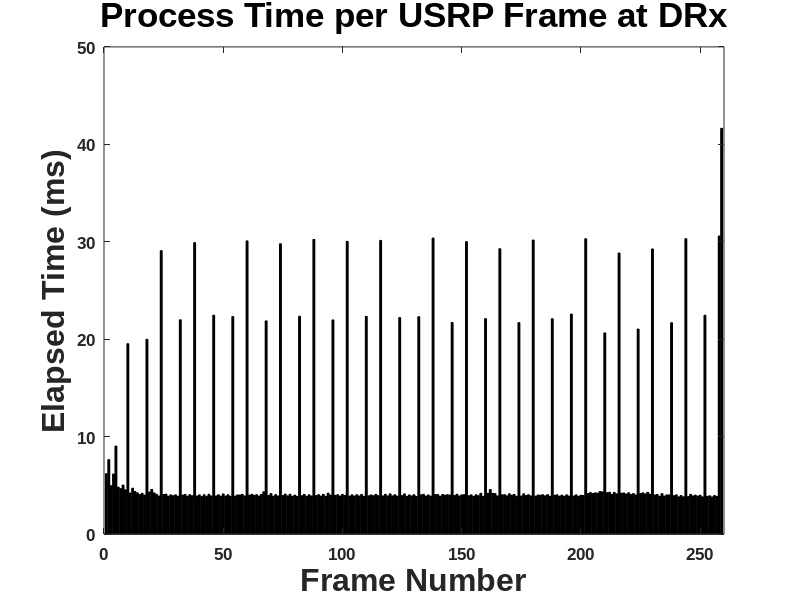
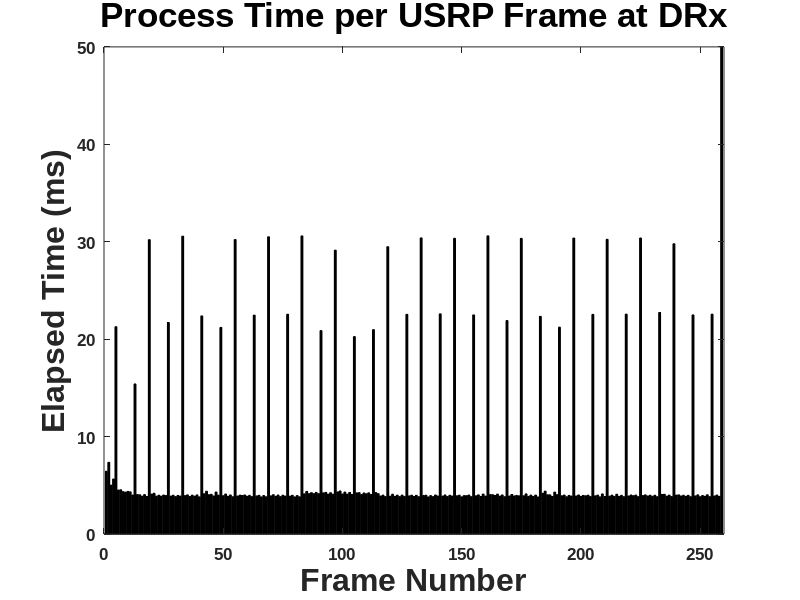
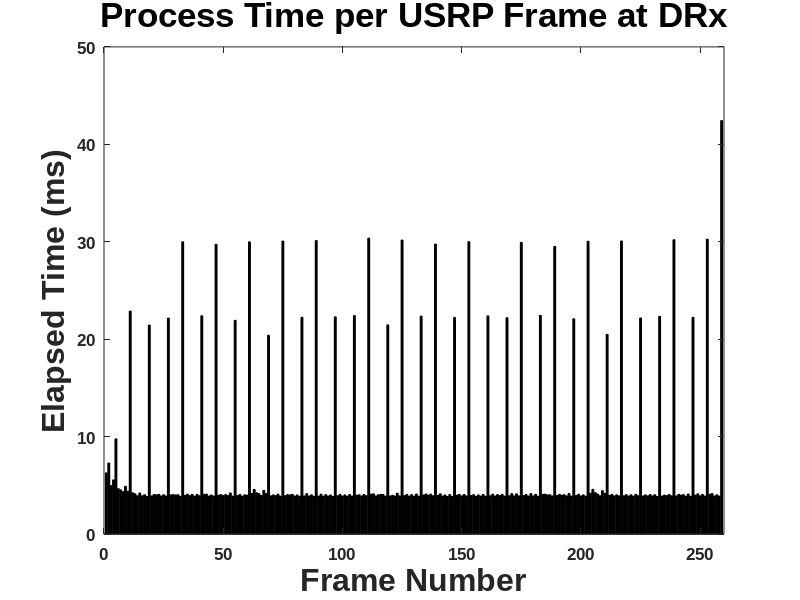
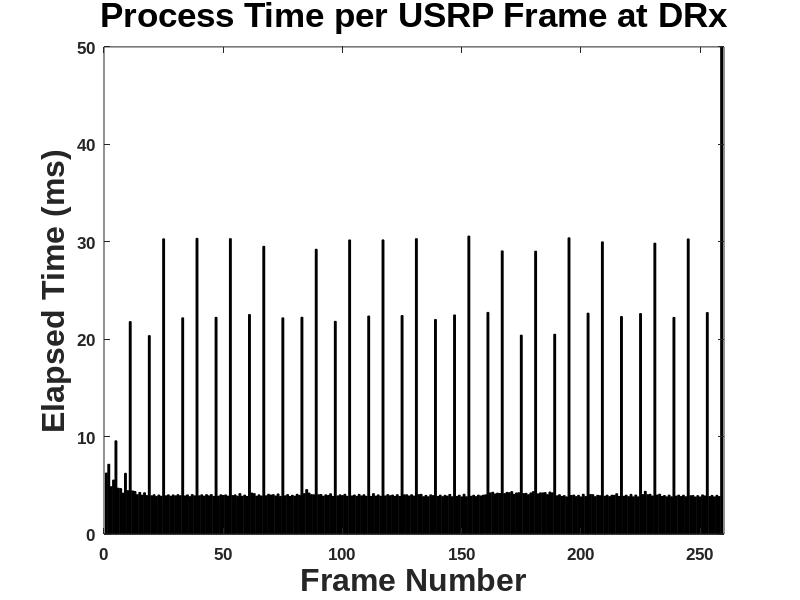

Write the MATLAB code that produced these figures, in order.
load DRx1PacketUSRPFrameTime3.mat
t=t*1000;

figure(1)
bar(diff(t(1964:2223)),'k'); %Starts at 1386; post Preamble Det.
axis([0 260 0 50])
set(gca,'FontSize',12,'FontName','Arial','FontWeight','bold')
xlabel('Frame Number','FontSize',23,'FontName','Arial','FontWeight','bold')
ylabel('Elapsed Time (ms)','FontSize',23,'FontName','Arial','FontWeight','bold')
title('Process Time per USRP Frame at DRx','FontSize',25,'FontName','Arial','FontWeight','bold')

figure(2)
bar(diff(t(3640:3899)),'k'); %Starts at 1386; post Preamble Det.
axis([0 260 0 50])
set(gca,'FontSize',12,'FontName','Arial','FontWeight','bold')
xlabel('Frame Number','FontSize',23,'FontName','Arial','FontWeight','bold')
ylabel('Elapsed Time (ms)','FontSize',23,'FontName','Arial','FontWeight','bold')
title('Process Time per USRP Frame at DRx','FontSize',25,'FontName','Arial','FontWeight','bold')

figure(3)
bar(diff(t(5319:5578)),'k'); %Starts at 1386; post Preamble Det.
axis([0 260 0 50])
set(gca,'FontSize',12,'FontName','Arial','FontWeight','bold')
xlabel('Frame Number','FontSize',23,'FontName','Arial','FontWeight','bold')
ylabel('Elapsed Time (ms)','FontSize',23,'FontName','Arial','FontWeight','bold')
title('Process Time per USRP Frame at DRx','FontSize',25,'FontName','Arial','FontWeight','bold')

figure(4)
bar(diff(t(6998:7257)),'k'); %Starts at 1386; post Preamble Det.
axis([0 260 0 50])
set(gca,'FontSize',12,'FontName','Arial','FontWeight','bold')
xlabel('Frame Number','FontSize',23,'FontName','Arial','FontWeight','bold')
ylabel('Elapsed Time (ms)','FontSize',23,'FontName','Arial','FontWeight','bold')
title('Process Time per USRP Frame at DRx','FontSize',25,'FontName','Arial','FontWeight','bold')

figure(5)
bar(diff(t(8678:8937)),'k'); %Starts at 1386; post Preamble Det.
axis([0 260 0 50])
set(gca,'FontSize',12,'FontName','Arial','FontWeight','bold')
xlabel('Frame Number','FontSize',23,'FontName','Arial','FontWeight','bold')
ylabel('Elapsed Time (ms)','FontSize',23,'FontName','Arial','FontWeight','bold')
title('Process Time per USRP Frame at DRx','FontSize',25,'FontName','Arial','FontWeight','bold')

figure(6)
bar(diff(t(10355:10614)),'k'); %Starts at 1386; post Preamble Det.
axis([0 260 0 50])
set(gca,'FontSize',12,'FontName','Arial','FontWeight','bold')
xlabel('Frame Number','FontSize',23,'FontName','Arial','FontWeight','bold')
ylabel('Elapsed Time (ms)','FontSize',23,'FontName','Arial','FontWeight','bold')
title('Process Time per USRP Frame at DRx','FontSize',25,'FontName','Arial','FontWeight','bold')



% plot(diff(t))
% plot(diff(t(1386:end)))
% 
% mean(diff(t(1386:end))) %post Preamble Det; 7ms
% mean(diff(t)) %Starting with Preamble Det; 7ms